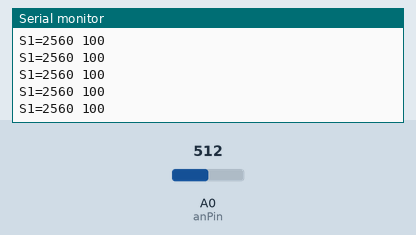
Recording of a sketch running on a simulated Arduino Uno, built with avr-gcc and run on an emulated ATmega328P. Parts: the last lines printed to the serial monitor. The test bench sets the inputs (shaded band); at power-on: A0 (anPin) = 512.

Above: at 1.2 s.
1.3 s: A0 (anPin) set to 716
At 1.31 s:
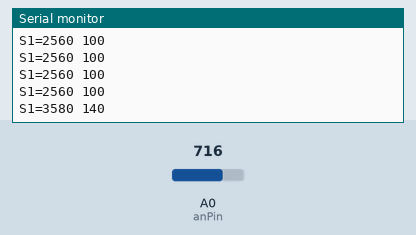
2.8 s: A0 (anPin) set to 900
At 2.82 s:
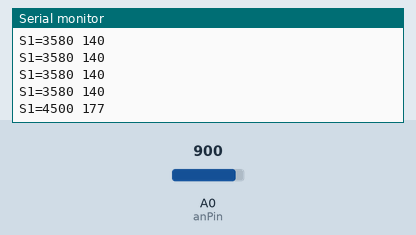
Timing chart, 0 to 5.8 s (numbered marks = the images above; inputs shaded):
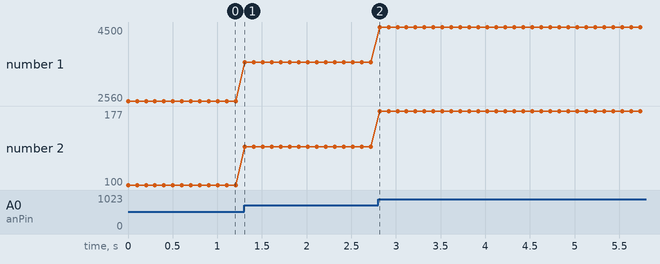

The sketch:

ultrasonic_voltage.ino
```cpp
const int anPin = 0;
long anVolt, mm, inches;

void setup() {
Serial.begin(9600);
}

void read_sensor(){
anVolt = analogRead(anPin);
mm = anVolt * 5;
inches = mm/25.4;
}

void print_range(){
Serial.print("S1");
Serial.print("=");
Serial.print(mm);
Serial.print(" ");
Serial.println(inches);
}

void loop() {
read_sensor();
print_range();
delay(100);
}
```

Measured:
- after the input at 1.3 s, the serial monitor: prints a new line at once (image 1)
- after the input at 2.8 s, the serial monitor: prints a new line at once (image 2)
- plotted number 1: 2560 → 3580 after the input at 1.3 s, 3580 → 4500 after the input at 2.8 s
- plotted number 2: 100 → 140 after the input at 1.3 s, 140 → 177 after the input at 2.8 s
